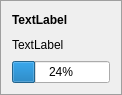
<?xml version="1.0" encoding="UTF-8"?>
<ui version="4.0">
 <class>DownloadWidget</class>
 <widget class="QFrame" name="DownloadWidget">
  <property name="geometry">
   <rect>
    <x>0</x>
    <y>0</y>
    <width>122</width>
    <height>95</height>
   </rect>
  </property>
  <property name="styleSheet">
   <string notr="true">#DownloadWidget {
  background: palette(button);
  border: 1px solid palette(dark);
  margin: 0px;
}</string>
  </property>
  <layout class="QGridLayout" name="layoutTopLevel">
   <property name="sizeConstraint">
    <enum>QLayout::SetMinAndMaxSize</enum>
   </property>
   <item row="0" column="0">
    <widget class="QLabel" name="lableDstName">
     <property name="styleSheet">
      <string notr="true">font-weight: bold
</string>
     </property>
     <property name="text">
      <string>TextLabel</string>
     </property>
    </widget>
   </item>
   <item row="0" column="1">
    <widget class="QPushButton" name="buttonCancel">
     <property name="sizePolicy">
      <sizepolicy hsizetype="Fixed" vsizetype="Fixed">
       <horstretch>0</horstretch>
       <verstretch>0</verstretch>
      </sizepolicy>
     </property>
     <property name="styleSheet">
      <string notr="true">QPushButton {
  margin: 1px;
  border: none;
}
QPushButton:pressed {
  margin: none;
  border: 1px solid palette(shadow);
  background: palette(midlight);
}</string>
     </property>
     <property name="flat">
      <bool>false</bool>
     </property>
    </widget>
   </item>
   <item row="1" column="0" colspan="2">
    <widget class="QLabel" name="lableSrcUrl">
     <property name="maximumSize">
      <size>
       <width>350</width>
       <height>16777215</height>
      </size>
     </property>
     <property name="styleSheet">
      <string notr="true"/>
     </property>
     <property name="text">
      <string>TextLabel</string>
     </property>
    </widget>
   </item>
   <item row="2" column="0" colspan="2">
    <widget class="QProgressBar" name="progressBar">
     <property name="styleSheet">
      <string notr="true">font-size: 12px</string>
     </property>
     <property name="value">
      <number>24</number>
     </property>
    </widget>
   </item>
  </layout>
 </widget>
 <resources/>
 <connections/>
</ui>
